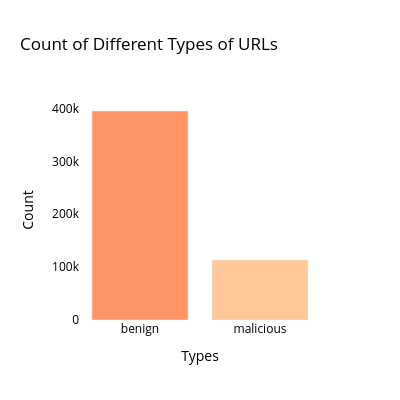

This figure's notebook cell:
### Code cell
count = urls_data['type'].value_counts()

# Define a color scale for the bars
colors = [
    '#FF9466', '#FFC899', '#FF99FF', '#FFFFCC', '#66C2FF',
    '#E6C266', '#66A3E6', '#C2C2A3', '#A3FFA3', '#CC6666'
]
fig = go.Figure(data=[go.Bar(x=count.index, y=count, marker=dict(color=colors))])

# Update layout
fig.update_layout(
    xaxis_title='Types',
    yaxis_title='Count',
    title='Count of Different Types of URLs',
    plot_bgcolor='rgba(255,255,255,255)',  # Set plot background color to transparent
    paper_bgcolor='rgba(255,255,255,255)',  # Set paper background color to transparent
    font=dict(color='black')  # Set font color to white
)

# Update x-axis tick font color
fig.update_xaxes(tickfont=dict(color='black'))

# Update y-axis tick font color
fig.update_yaxes(tickfont=dict(color='black'))

fig.update_layout(width=400, height=400)
fig.show()

### Figure 1 — Plotly figure (JSON) as saved in the notebook; plotly's stock layout.template omitted (floating-point values rounded to 4 significant figures)
{"data": [{"marker": {"color": ["#FF9466", "#FFC899", "#FF99FF", "#FFFFCC", "#66C2FF", "#E6C266", "#66A3E6", "#C2C2A3", "#A3FFA3", "#CC6666"]}, "type": "bar", "x": ["benign", "malicious"], "y": [395256, 113461]}], "layout": {"font": {"color": "black"}, "height": 400, "paper_bgcolor": "rgba(255,255,255,255)", "plot_bgcolor": "rgba(255,255,255,255)", "title": {"text": "Count of Different Types of URLs"}, "width": 400, "xaxis": {"tickfont": {"color": "black"}, "title": {"text": "Types"}}, "yaxis": {"tickfont": {"color": "black"}, "title": {"text": "Count"}}}}
